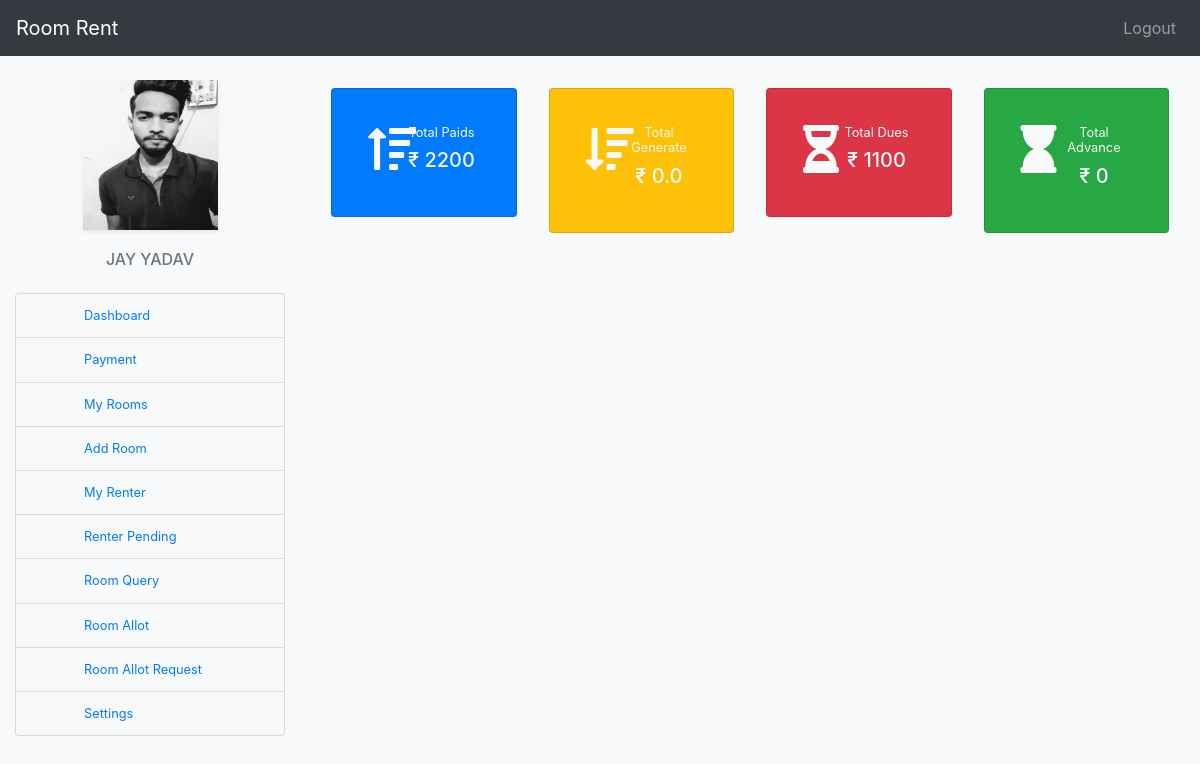
Before: /owner_payment/ (signed in) with the older database file.
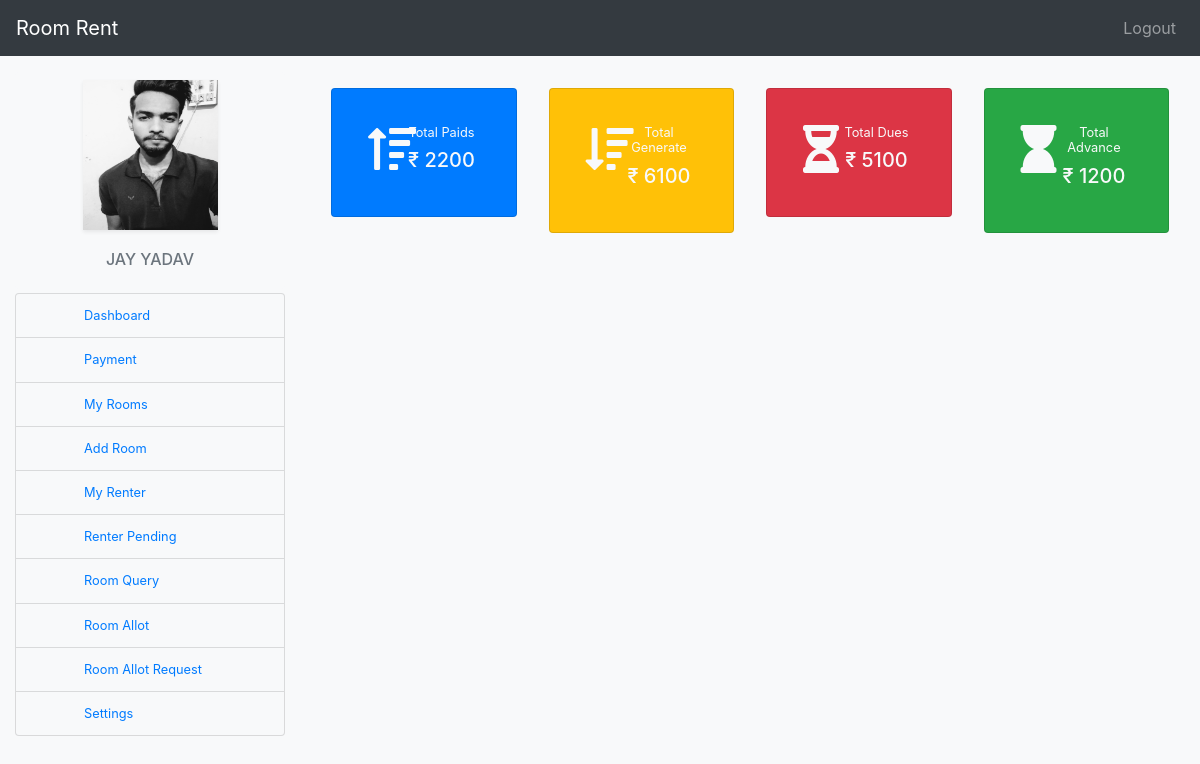
After: the same page with the newer database file.
### datawork/models.py (models this page shows, shortened)
class RoomAllot(models.Model):
    ra_id = models.AutoField(primary_key=True)
    ra_room_id = models.ForeignKey(Room, on_delete=models.DO_NOTHING)
    user_id = models.ForeignKey(User, on_delete=models.DO_NOTHING,related_name='user_id')
    renter = models.ForeignKey(User, on_delete=models.DO_NOTHING,related_name='renter')
    ra_doc = models.DateTimeField(default=datetime.now(), blank=True)
    ra_status = models.CharField(max_length=20, default='1',choices=(("0", "Request"), ("1", "Active"),("2","Pending")))
    slug = models.SlugField()

### datawork/views.py (the view)
# urls.py: path('owner_payment/',views.owner_payment,name="owner_payment"),
@login_required(login_url=logins)
def owner_payment(r):
    total_paid = PaymentPaid.objects.filter(owner_id=r.user)
    total_gen = PaymentGenerate.objects.filter(owner=r.user)
    data = {
        "renter": RoomAllot.objects.filter(Q(user_id__username=r.user, ra_status='1') | Q(user_id__username=r.user, ra_status='2')),
        "total_paid":total_paid.aggregate(Sum('pp_amount'))['pp_amount__sum'] or 00.00,
        "total_gen":total_gen.aggregate(Sum('pg_amount'))['pg_amount__sum'] or 00.00,
        "user": RoomOwner.objects.filter(user_id__username=r.user),
        "userdata": User.objects.filter(username=r.user),
    }
    return render(r,'roomowner/owner_payment.html',data)

### datawork/templatetags/template_tags.py (called while the page is built)
@register.filter
def subtract(x):
    value = x.paymentgenerate_set.aggregate(Sum('pg_amount'))['pg_amount__sum'] or 00.00
    arg = x.paymentpaid_set.aggregate(Sum('pp_amount'))['pp_amount__sum'] or 00.00
    return round(abs(value - arg))

@register.filter
def cond(x):
    value = x.paymentgenerate_set.aggregate(Sum('pg_amount'))['pg_amount__sum'] or 00.00
    arg = x.paymentpaid_set.aggregate(Sum('pp_amount'))['pp_amount__sum'] or 00.00
    if(value - arg > 0):
        return True
    else:
        return False

@register.filter
def sum_due(l):
    sum = 0
    for x in l:
        if cond(x):
            data = subtract(x)
            sum += data
        else:
            pass
    return sum

@register.filter
def sum_advance(l):
    sum = 0
    for x in l:
        if cond(x):
            pass
        else:
            data = subtract(x)
            sum += data
    return sum

### templates/roomowner/owner_payment.html
{% extends 'roomowner/ro_base.html' %}
{% load template_tags %}
{% block content %}
    <div class="col-lg-9">
        <div class="row ">
            <div class="col-lg-12">
                <div class="row no-gutters">
                    <div class="col-lg-3 mt-2">
                        <a href="{% url 'owner_payment_paid' %}" class="nav-link">
                        <div class="card bg-primary p-3">
                            <div class="card-body text-center">
                                <div class="row">
                                    <div class="col-3">
                                        <i class="fas fa-sort-amount-up text-light fa-3x"></i>
                                    </div>
                                    <div class="col-9">
                                        <h6 class="text-light small">Total Paids</h6>
                                        <h5 class="text-light">₹ {{ total_paid }}</h5>
                                    </div>
                                </div>
                            </div>
                        </div>
                        </a>
                    </div>
                    <div class="col-lg-3 mt-2">
                    <a href="{% url 'owner_payment_gen' %}" class="nav-link">
                        <div class="card bg-warning p-3">
                            <div class="card-body text-center">
                                <div class="row">
                                    <div class="col-3">
                                        <i class="fas fa-sort-amount-down text-light fa-3x"></i>
                                    </div>
                                    <div class="col-9">
                                        <h6 class="text-light small">Total Generate</h6>
                                        <h5 class="text-light">₹ {{ total_gen }}</h5>
                                    </div>
                                </div>
                            </div>
                        </div>
                    </a>
                </div>
                    <div class="col-lg-3 mt-2">
                    <a href="{% url 'owner_payment_due' %}" class="nav-link">
                        <div class="card bg-danger p-3">
                            <div class="card-body text-center">
                                <div class="row">
                                    <div class="col-3">
                                        <i class="fas fa-hourglass-half text-light fa-3x"></i>
                                    </div>
                                    <div class="col-9">
                                        <h6 class="text-light small">Total Dues</h6>
                                        <h5 class="text-light">₹ {{ renter|sum_due }}</h5>
                                    </div>
                                </div>
                            </div>
                        </div>
                    </a>
                </div>
                    <div class="col-lg-3 mt-2">
                    <a href="{% url 'owner_payment_advance' %}" class="nav-link">
                        <div class="card bg-success p-3">
                            <div class="card-body text-center">
                                <div class="row">
                                    <div class="col-3">
                                        <i class="fas fa-hourglass text-light fa-3x"></i>
                                    </div>
                                    <div class="col-9">
                                        <h6 class="text-light small">Total Advance</h6>
                                        <h5 class="text-light">₹ {{ renter|sum_advance }}</h5>
                                    </div>
                                </div>
                            </div>
                        </div>
                    </a>
                </div>
                </div>
            </div>
        </div>
    </div>
{% endblock %}

Changed rows visible on the page:
changed RoomAllot: ra_id.ra_id "1100" → "5100"; ra_id.ra_id "0" → "1200"
Other visible differences:
{{ total_gen }}: "0.0" → "6100"
